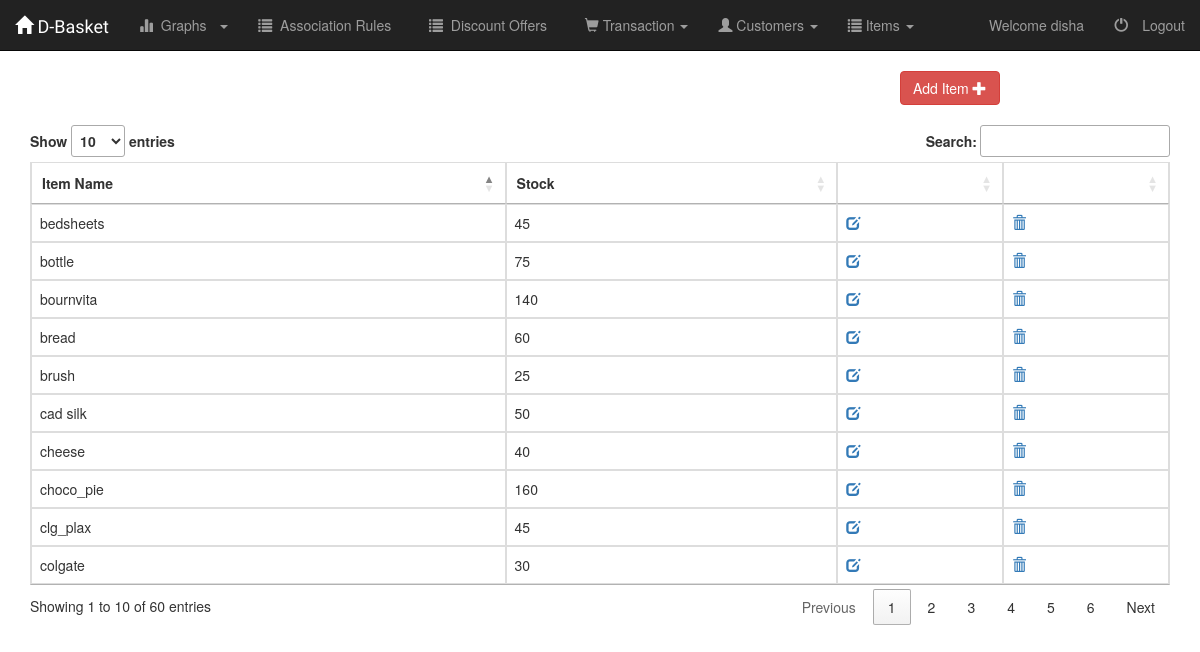
The app's page /emp/item/list/ (signed in) with its own data.
### AdminPanel/models.py (models this page shows, shortened)
class Item(models.Model):
	item_name = models.CharField(max_length = 50, verbose_name = 'Item Name')
	stocks = models.IntegerField()

### AdminPanel/item_views.py (the view)
class ItemListView(generic.ListView):
	template_name = "AdminPanel/item_list.html"
	context_object_name = 'item_list'
	def get_queryset(self):
		return Item.objects.all()

### AdminPanel/templates/AdminPanel/item_list.html (shortened to what this page needs)
{% extends "base.html" %}
{% block stylesheets %}
	<link rel="stylesheet"
	href="http://cdn.datatables.net/1.10.2/css/jquery.dataTables.min.css"></style>
	<link href="https://maxcdn.bootstrapcdn.com/bootstrap/3.3.7/css/bootstrap.min.css" rel="stylesheet">
{% endblock stylesheets %}
{% block tabs %}
	{% include "AdminPanel/tabs.html" with active_tab='list-items' %}
{% endblock tabs %}
{% block content %}
	<div class="col-xs-offset-4 col-md-offset-9">
		<a class ="btn btn-danger" href="{% url 'adminpanel:add-item' %}">
			Add Item
			<span class="glyphicon glyphicon-plus" aria-hidden="true"/>
		</a>
	</div>
	<br/>
	<div class="container">
		<table class="table table-hover table-bordered " id="itemTable">
			<thead>
				<tr>
					<th>Item Name</th>
					<th>Stock</th>
					<th></th>
					<th></th>
				</tr>
			</thead>
			<tbody>
				{% for item in item_list  %}
					<tr>
						<td>{{item.item_name}}</td>
						<td>{{item.stocks}}</td>
						<td>
							<a href="{% url 'adminpanel:update-item' item.pk %}">
								<span class="glyphicon glyphicon-edit" aria-hidden="true"/>
							</a>
						</td>
						<td>
							<a href="{% url 'adminpanel:delete-item' item.pk %}">
								<span class="glyphicon glyphicon-trash" aria-hidden="true"/>
							</a>
						</td>
					</tr>
				{% endfor %}
			</tbody>
		</table>
	</div>
{% endblock content %}

### AdminPanel/templates/base.html (shortened to what this page needs)
<!DOCTYPE html>
<html>
<head>
	<link href="https://maxcdn.bootstrapcdn.com/bootstrap/3.3.7/css/bootstrap.min.css" rel="stylesheet">
	{% load staticfiles %}
	<link rel="stylesheet" type="text/css" href="{% static "AdminPanel/style.css" %}">
	{% block stylesheets %}
	{% endblock stylesheets %}
</head>
<body>
	<nav class="navbar navbar-inverse navbar-static-top" role="navigation">
		<div class="container-fluid">
			<div class="navbar-header">
				<a class="navbar-brand fontCourgette" href="{% url 'adminpanel:home' %}">
					<span class="glyphicon glyphicon-home"></span>
					D-Basket
				</a>
			</div>
			<div class="collapse navbar-collapse navbar-ex1-collapse">
			{% if user.is_authenticated  %}
					{% block tabs %}
					{% endblock tabs %}
			{% endif %}
					<ul class="nav navbar-nav navbar-right">
						{% if user.is_authenticated  %}
							<li>
								<a>Welcome {{user.username}}</a>
							</li>
							<li><a href="/accounts/logout">
									<span class="glyphicon glyphicon-off">&nbsp;</span>Logout
								</a>
							</li>
						{% endif %}
					</ul>
				</div>
		</div>
	</nav>
	{% block content %}
	{% endblock content %}
</body>
</html>

### AdminPanel/static/AdminPanel/style.css (style rules this page uses)
.fontCourgette { font-family: 'Courgette', cursive; }
.navbar { border-radius: 0px; }

### records on screen
Item: item_name "cheese", stocks "40"
Item: item_name "bread", stocks "60"
Item: item_name "colgate", stocks "30"
Item: item_name "brush", stocks "25"
Item: item_name "choco_pie", stocks "160"
Item: item_name "bedsheets", stocks "45"
Item: item_name "bottle", stocks "75"
Item: item_name "clg_plax", stocks "45"
Item: item_name "bournvita", stocks "140"
Item: item_name "cad silk", stocks "50"

### other values on screen
{{ user.username }} "disha"
